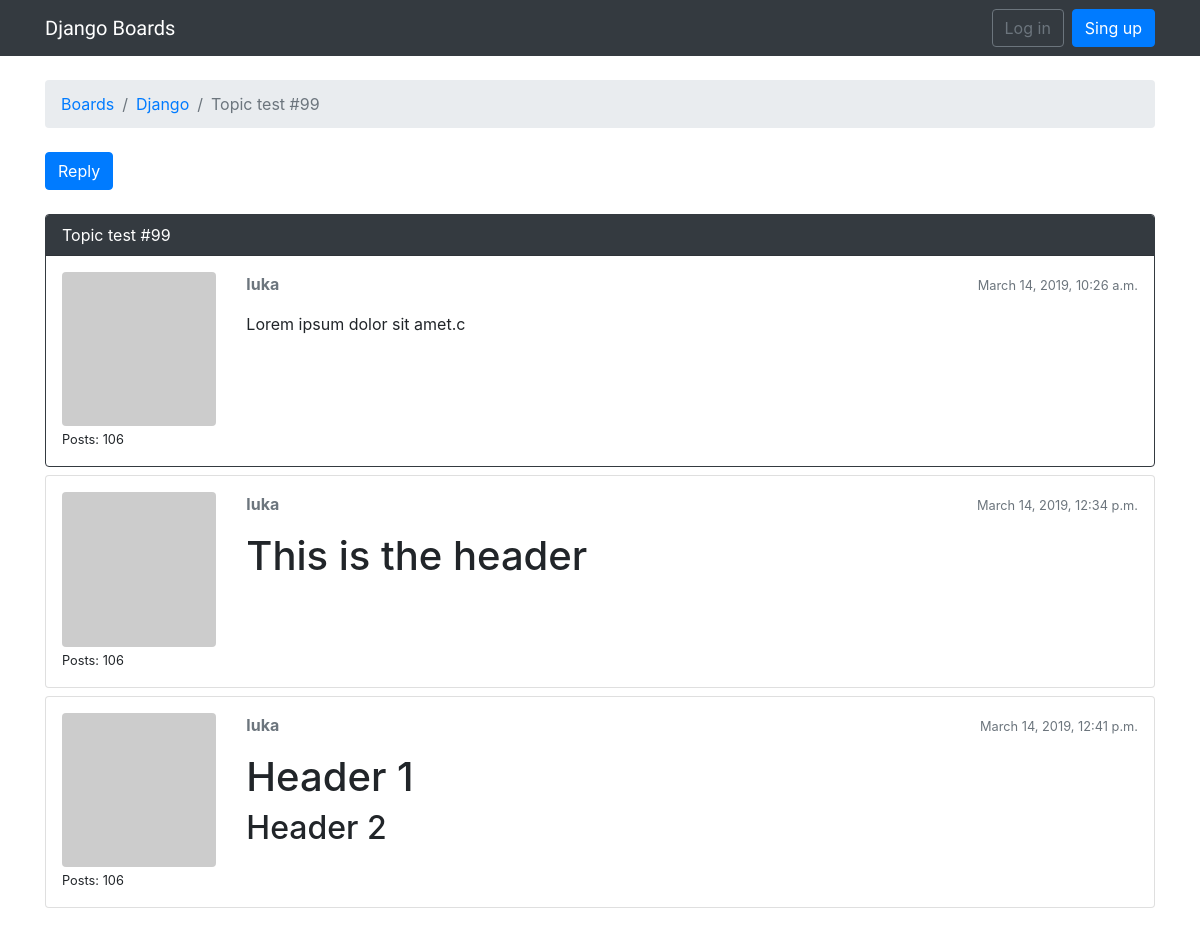
Before: /boards/1/topics/103/ with the older database file.
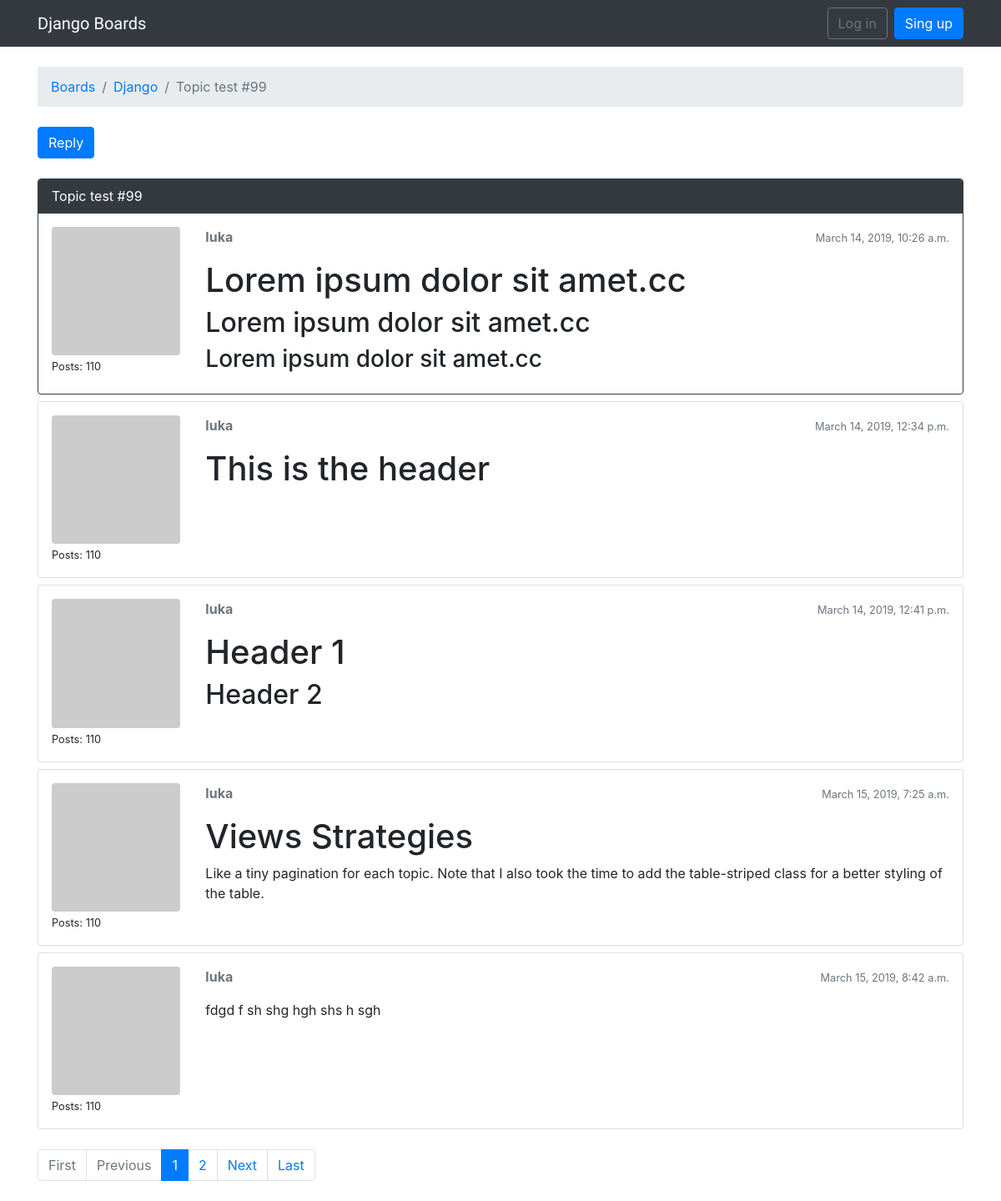
After: the same page with the newer database file.
### boards/models.py (models this page shows, shortened)
class Topic(models.Model):
    subject = models.CharField(max_length=255)
    last_updated = models.DateTimeField(auto_now_add=True)
    board = models.ForeignKey(Board, related_name='topics', on_delete=models.PROTECT)
    starter = models.ForeignKey(User, related_name='topics', on_delete=models.PROTECT)
    views = models.PositiveIntegerField(default=0)

class Board(models.Model):
    name = models.CharField(max_length=30, unique=True)
    description = models.CharField(max_length=1000)

class Post(models.Model):
    message = models.TextField(max_length=4000)
    topic = models.ForeignKey(Topic, related_name='posts', on_delete=models.PROTECT)
    created_at = models.DateTimeField(auto_now_add=True)
    updated_at = models.DateTimeField(null=True)
    created_by = models.ForeignKey(User, related_name='posts', on_delete=models.PROTECT)
    updated_by = models.ForeignKey(User, null=True, related_name='+', on_delete=models.PROTECT)
    def get_message_as_markdown(self):
        return mark_safe(markdown(self.message, safe_mode='escape'))

### boards/views.py (the view)
# urls.py: re_path(r'^boards/(?P<pk>\d+)/topics/(?P<topic_pk>\d+)/$', views.PostListView.as_view(), name='topic_posts'),
class PostListView(ListView):
    model = Post
    context_object_name = 'posts'
    template_name = 'topic_posts.html'
    paginate_by = 5
    def get_context_data(self, **kwargs):
        session_key = 'viewed_topic_{}'.format(self.topic.pk)
        if not self.request.session.get(session_key, False):
            self.topic.views += 1
            self.topic.save()
            self.request.session[session_key] = True
        kwargs['topic'] = self.topic
        return super().get_context_data(**kwargs)
    def get_queryset(self):
        self.topic = get_object_or_404(Topic, board__pk=self.kwargs.get('pk'), pk=self.kwargs.get('topic_pk'))
        queryset = self.topic.posts.order_by('created_at')
        return queryset

### boards/templatetags/gravatar.py (called while the page is built)
@register.filter
def gravatar(user):
    email = user.email.lower().encode('utf-8')
    default = 'mm'
    size = 256
    url = 'https://www.gravatar.com/avatar/{md5}?{params}'.format(
        md5=hashlib.md5(email).hexdigest(),
        params=urlencode({'d': default, 's': str(size)})
    )
    return url

### templates/topic_posts.html (shortened to what this page needs)
{% extends 'base.html' %}
{% load static %}
{% load gravatar %}
{% block breadcrumb %}
    <li class="breadcrumb-item"><a href="{% url 'home' %}">Boards</a></li>
    <li class="breadcrumb-item"><a href="{% url 'board_topics' topic.board.pk %}">{{ topic.board.name }}</a></li>
    <li class="breadcrumb-item active">{{ topic.subject }}</li>
{% endblock %}
{% block content %}
    <div class="mb-4">
        <a href="{% url 'reply_topic' topic.board.pk topic.pk %}" class="btn btn-primary" role="button">Reply</a>
    </div>
    {% for post in posts %}
        <div id="{{ post.pk }}" class="card {% if forloop.last %}mb-4{% else %}mb-2{% endif %} {% if forloop.first %}border-dark{% endif %}">
            {% if forloop.first %}
                <div class="card-header text-white bg-dark py-2 px-3">
                {{ topic.subject }}
                </div>
            {% endif %}
            <div class="card-body p-3">
            <div class="row">
              <div class="col-2">
                <img src="{{ post.created_by|gravatar }}" alt="{{ post.created_by.username }}" class="w-100 rounded">
                <small>Posts: {{ post.created_by.posts.count }}</small>
              </div>
              <div class="col-10">
                <div class="row mb-3">
                  <div class="col-6">
                    <strong class="text-muted">{{ post.created_by.username }}</strong>
                  </div>
                  <div class="col-6 text-right">
                    <small class="text-muted">{{ post.created_at }}</small>
                  </div>
                </div>
                {{ post.get_message_as_markdown }}
              </div>
            </div>
            </div>
        </div>
    {% endfor %}
    {% include 'includes/pagination.html' %}
{% endblock content %}

### templates/base.html (shortened to what this page needs)
{% load static %}
<!doctype html>
<html lang="en">
<head>
    <link rel="stylesheet" href="https://stackpath.bootstrapcdn.com/bootstrap/4.3.1/css/bootstrap.min.css">
    <link rel="stylesheet" href="{% static 'css/app.css' %}">
</head>
<body>
    {% block body %}
    <nav class="navbar navbar-expand-sm navbar-dark bg-dark">
        <div class="container">
            <a class="navbar-brand" href="{% url 'home' %}">Django Boards</a>
            <div class="collapse navbar-collapse" id="mainMenu">
                {% if user.is_authenticated %}
                    <ul class="navbar-nav ml-auto">
                        <li class="nav-item dropdown">
                            <a class="nav-link dropdown-toggle" href="#" id="userMenu" data-toggle="dropdown" aria-haspopup="true" aria-expanded="false">
                                {{ user.username }}
                            </a>
                            <div class="dropdown-menu dropdown-menu-right" aria-labelledby="userMenu">
                                <a href="#" class="dropdown-item">My account</a>
                                <a href="#" class="dropdown-item">Change password</a>
                                <div class="dropdown-divider"></div>
                                <a href="{% url 'logout' %}" class="dropdown-item">Log out</a>
                            </div>
                        </li>
                    </ul>
                {% else %}
                    <form class="form-inline ml-auto">
                        <a href="{% url 'login' %}" class="btn btn-outline-secondary">Log in</a>
                        <a href="{% url 'signup' %}" class="btn btn-primary ml-2">Sing up</a>
                    </form>
                {% endif %}
            </div>
        </div>
    </nav>
    <div class="container">
        <ol class="breadcrumb my-4">
            {% block breadcrumb %}
            {% endblock breadcrumb %}
        </ol>
        {% block content %}
        {% endblock content %}
    </div>
    {% endblock body %}
</body>
</html>

### templates/includes/pagination.html (shortened to what this page needs)
{% if is_paginated %}
  <nav aria-label="Topics pagination" class="mb-4">
    <ul class="pagination">
      {% if page_obj.number > 1 %}
        <li class="page-item">
          <a class="page-link" href="?page=1">First</a>
        </li>
      {% else %}
        <li class="page-item disabled">
          <span class="page-link">First</span>
        </li>
      {% endif %}
      {% if page_obj.has_previous %}
        <li class="page-item">
          <a class="page-link" href="?page={{ page_obj.previous_page_number }}">Previous</a>
        </li>
      {% else %}
        <li class="page-item disabled">
          <span class="page-link">Previous</span>
        </li>
      {% endif %}
      {% for page_num in paginator.page_range %}
        {% if page_obj.number == page_num %}
          <li class="page-item active">
            <span class="page-link">
              {{ page_num }}
            </span>
          </li>
        {% elif page_num > page_obj.number|add:'-3' and page_num < page_obj.number|add:'3' %}
          <li class="page-item">
            <a class="page-link" href="?page={{ page_num }}">{{ page_num }}</a>
          </li>
        {% endif %}
      {% endfor %}
      {% if page_obj.has_next %}
        <li class="page-item">
          <a class="page-link" href="?page={{ page_obj.next_page_number }}">Next</a>
        </li>
      {% else %}
        <li class="page-item disabled">
          <span class="page-link">Next</span>
        </li>
      {% endif %}
      {% if page_obj.number != paginator.num_pages %}
        <li class="page-item">
          <a class="page-link" href="?page={{ paginator.num_pages }}">Last</a>
        </li>
      {% else %}
        <li class="page-item disabled">
          <span class="page-link">Last</span>
        </li>
      {% endif %}
    </ul>
  </nav>
{% endif %}

### static/css/app.css (style rules this page uses)
.navbar-brand { font-family: 'Inconsolata', monospace; }

Changed rows visible on the page:
changed Post: created_by.posts.count "106" → "110"; get_message_as_markdown "Lorem ipsum dolor sit amet.c" → "Lorem ipsum dolor sit amet.cc Lorem ipsum dolor sit amet.cc Lorem ipsum dolor sit amet.cc"
computed for Post "This is the header": created_by.posts.count "106" → "110"
computed for Post "Header 1 Header 2": created_by.posts.count "106" → "110"
added Post: created_by.posts.count "110", created_by.username "luka", created_at "March 15, 2019, 7:25 a.m.", get_message_as_markdown "Views Strategies Like a tiny pagination for each topic. Note that I also took the time to add the table-striped class for a better styling of the table."
added Post: created_by.posts.count "110", created_by.username "luka", created_at "March 15, 2019, 8:42 a.m.", get_message_as_markdown "fdgd f sh shg hgh shs h sgh"
Other visible differences:
text now shown: "First Previous Next Last"
new list line: "1"
new list line: "2"
